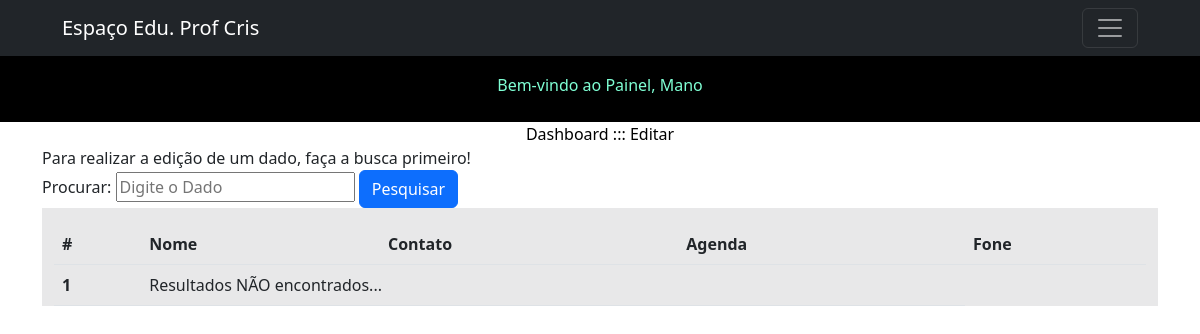
/editar.php?busca=Jonathas Martinelli Peralta (signed in), run on an earlier commit of the app's database.
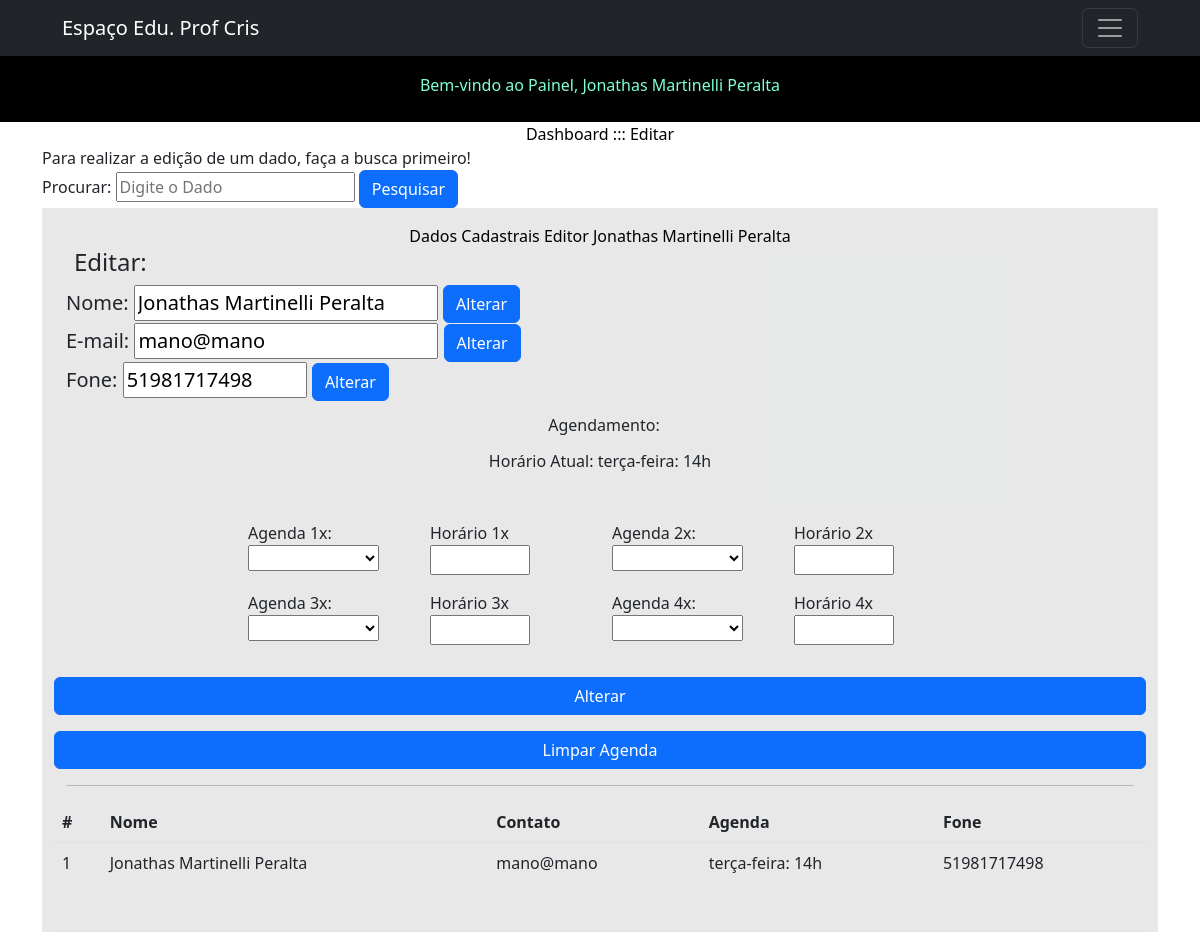
And on a later commit of the database.
### tables this page shows
CREATE TABLE `usuarios` (
  `id` int(11) NOT NULL,
  `nome` varchar(140) NOT NULL,
  `fone` varchar(20) NOT NULL,
  `responsavel` varchar(140) NOT NULL,
  `endereco` varchar(150) NOT NULL,
  `email` varchar(140) NOT NULL,
  `data_nasc` date NOT NULL,
  `tipo` varchar(20) NOT NULL,
  `agenda` varchar(150) NOT NULL,
  `senha` varchar(16) NOT NULL,
  `aulas` longtext NOT NULL,
  `matricula` varchar(100) NOT NULL,
  `financeiro_aberto` varchar(500) NOT NULL,
  `financeiro_pago` varchar(500) NOT NULL,
  `valor_aula` varchar(20) NOT NULL,
  `divida_ativa` varchar(20) NOT NULL,
  `divida_paga` varchar(20) NOT NULL,
  `reg_aula` text NOT NULL
);

### editar.php (the view, shortened to what the changed rows need)
 <?php
include('conexao.php');
?>
<!doctype html>
<html lang="pt-br">
<head>
  <link href="https://cdn.jsdelivr.net/npm/bootstrap@5.2.1/dist/css/bootstrap.min.css" rel="stylesheet"
>
</head>
<body>
  <header>
  <?php include('nav.php'); ?>
  </header>
  <main>
  <div class="container">
<label>Para realizar a edição de um dado, faça a busca primeiro!</label><br>
<div class="container bg-opacity-10 bg-dark">
<table class="table" border="1">
<table class="table">
  <thead>
    <tr>
        <th scope="col">#</th>
      <th scope="col">Nome</th>
      <th scope="col">Contato</th>
      <th scope="col">Agenda</th>
      <th scope="col">Fone</th>
    </tr>
  </thead>
  <tbody>
  <?php
  if (!isset($_GET['busca'])) {
    ?>
  <tr>
      <th scope="row">#</th>
      <td colspan="3">Digite para pesquisar</td>
    </tr>
    <?php
} else {
  $pesquisa = $mysqli->real_escape_string($_GET['busca']);
$sql_code = "SELECT *
FROM usuarios
WHERE nome LIKE '%$pesquisa%'
OR tipo LIKE '%$pesquisa%'
OR responsavel LIKE '%$pesquisa%'
OR fone LIKE '%$pesquisa%'
OR agenda LIKE '%$pesquisa%'";
$sql_query = $mysqli->query($sql_code) or die("Error ao consultar" . $mysqli->error);
if ($sql_query->num_rows == 0) {
  ?>
  <tr>
  <th scope="row">1</th>
  <td colspan="3">Resultados NÃO encontrados...</td>
</tr>
<?php
} else {
while($dados = $sql_query->fetch_assoc()){
  ?>
  <tr>
    <td><?php echo $dados['id']; ?></td>
    <td><?php echo $dados['nome']; ?></td>
    <td><?php echo $dados['email']; ?></td>
    <td><?php echo $dados['agenda']; ?></td>
    <td><?php echo $dados['fone']; ?></td>
    <p class="text-center m-auto" style="color: black;">Dados Cadastrais Editor <?php echo $dados['nome']; ?></p>
    <div class="container">
  <div class="row justify-content-md-center">
            <form action="processar_nome.php" method="POST">
        <div class="d-flex flex-row align-items-center justify-content-center justify-content-lg-start">
           <p class="lead fw-normal mb-1 me-2">
          <p class="h4">Editar:</p></p></div>
        <div class="flex-rowjustify-content-md-center">
          <p class="lead fw-normal mb-0 me-2">
          <label>Nome:</label>
          <input type="text" name="nome" placeholder="" value="<?php echo $dados['nome']; ?>">
            <button class="btn btn-primary" type="submit">Alterar</button>
        </p></div>
    </form>
    <form action="processar_email.php" method="POST">
          <div class="d-flex flex-row align-items-center justify-content-center justify-content-lg-start">
          <p class="lead fw-normal mb-0 me-2">
          <label>E-mail:</label>
          <input type="text" name="email" placeholder="" value="<?php echo $dados['email']; ?>">
            <button class="btn btn-primary" type="submit">Alterar</button>
        </p></div>
    </form>
    <form action="processar_fone.php" method="POST">
          <div class="d-flex flex-row align-items-center justify-content-center justify-content-lg-start">
          <p class="lead fw-normal mb-0 me-2">
          <label>Fone:</label>
          <input type="text" name="fone" placeholder="" value="<?php echo $dados['fone']; ?>" size="10">
            <button class="btn btn-primary" type="submit">Alterar</button>
        </p></div>
    </form>
    <form action="processar_agenda.php" method="POST">
        <div class="d-flex flex-row align-items-center justify-content-center justify-content-lg-start">
           <p class="lead fw-normal mb-1 me-2">
           <p class="text-center m-auto">Agendamento:</p><br></br>
          <input type="hidden" name="nome" placeholder="" value="<?php echo $dados['nome']; ?>"></div>
          <p class="text-center m-auto">Horário Atual: <?php echo $dados['agenda']; ?></p>
        <div class="container">
        <div class="row justify-content-center">
    <div class="col-6 col-sm-2">
          <label>Agenda 1x:
          <select name="agenda" id="agenda">
          <option value=""></option>
          <option value="segunda-feira: ">Segunda-Feira</option>
          </select></div>
          <div class="col-6 col-sm-2">
            <label>Horário 1x</label>
            <input type="text" name="horario1x" size="5">
                    </p></p></div>
                    <div class="col-6 col-sm-2">
          <label>Agenda 2x:
          <select name="agenda2x" id="agenda2x">
          <option value=""></option>
          <option value="segunda-feira: ">Segunda-Feira</option>
          </select></div>
          <div class="col-6 col-sm-2">
                        <label>Horário 2x</label>
            <input type="text" name="horario2x" size="5">
        </p></p></div>
</div>
<div class="row justify-content-center">
<div class="col-6 col-sm-2">
          <label>Agenda 3x:
          <select name="agenda3x" id="agenda3x">
          <option value=""></option>
          <option value="segunda-feira: ">Segunda-Feira</option>
          </select></div>
          <div class="col-6 col-sm-2">
            <label>Horário 3x</label>
            <input type="text" name="horario3x" size="5">
                    </p></p></div>
                    <div class="col-6 col-sm-2">
          <label>Agenda 4x:
          <select name="agenda4x" id="agenda4x">
          <option value=""></option>
            <option value="segunda-feira: ">Segunda-Feira</option>
          </select></div>
          <div class="col-6 col-sm-2">
                        <label>Horário 4x</label>
            <input type="text" name="horario4x" size="5">
        </p></p></div>
        </p></div>
                  <div class="row align-items-center justify-content-center justify-content-lg-start">
                      <button class="btn btn-primary" type="submit">Alterar</button>
          </form>
          <form action="processar_agenda.php" method="POST">
          <button class="btn btn-primary" type="submit">Limpar Agenda</button>
          </div><hr></hr>
  </tr>
  <?php
}
} ?>
<?php
}
  ?>
</tbody>
</table></div>
</div>
  </main>
</body>
</html>

### nav.php (shortened to what the changed rows need)
    <br><br>
<div class="container-fluid">
  <div class="row" style="background-color: black; padding: 25px;">
      <h7 class="text-center m-auto" style="color: aquamarine;">Bem-vindo ao Painel, <?php echo $_SESSION['nome'];?>
</h7></div>
  </div>

What changed in the data, as far as the page shows it:
now on this page (row edited): usuarios: id "1", nome "Jonathas Martinelli Peralta", email "mano@mano", agenda "terça-feira: 14h", fone "51981717498"
Also different on the page:
$_SESSION['nome']: "Mano" → "Jonathas Martinelli Peralta"
text no longer shown: "1 Resultados NÃO encontrados..."
